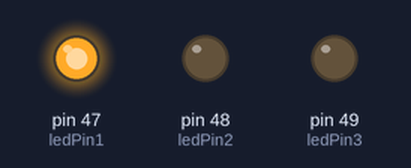
A sketch run on a simulated Arduino Mega 2560, built with avr-gcc and run on an emulated ATmega2560. Parts: output pins drawn as LEDs (lit = HIGH).

Above: at 0.16 s.
At 1.49 s:
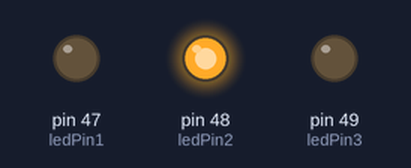
At 2.83 s:
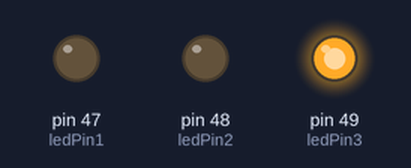
Timing chart, 0 to 3.1 s (numbered marks = the images above):
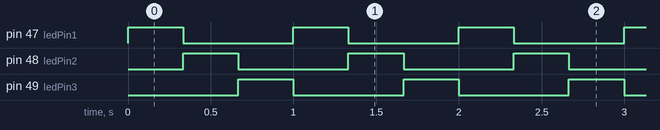

Measured:
- by itself, pin 47 (ledPin1), pin 48 (ledPin2), pin 49 (ledPin3): alternates HIGH for 0.33 s and LOW for 0.67 s
- by itself, everything shown: repeats every 1.0 s, in 4 steps

The sketch:

1.2.ino
```cpp
/*

Place the LEDs and resistors on the breadboard:
Insert the anode (longer leg) of the first LED into a row on the breadboard, and connect its cathode (shorter leg) to another row.
Connect a 500-250 Ohm resistor to the cathode row of the LED and connect the other end of the resistor to the ground rail of the breadboard.
Repeat these steps for the second and third LEDs, leaving some space between them for easy identification and cable management.

*/

const int ledPin1 = 47;
const int ledPin2 = 48;
const int ledPin3 = 49;

void setup() {
  pinMode(ledPin1, OUTPUT);
  pinMode(ledPin2, OUTPUT);
  pinMode(ledPin3, OUTPUT);
}

void loop() {
  digitalWrite(ledPin1, HIGH);
  delay(333);
  digitalWrite(ledPin1, LOW);

  digitalWrite(ledPin2, HIGH);
  delay(333);
  digitalWrite(ledPin2, LOW);

  digitalWrite(ledPin3, HIGH);
  delay(333);
  digitalWrite(ledPin3, LOW);
}
```
